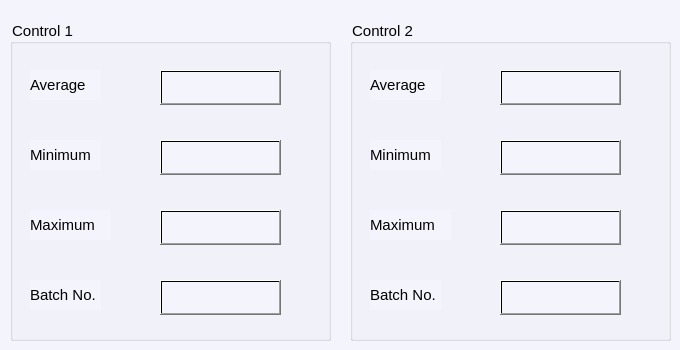
      <widget class="QWidget" name="tab_8">
       <property name="styleSheet">
        <string notr="true">background-color: #f4f4fc;</string>
       </property>
       <attribute name="title">
        <string>Control</string>
       </attribute>
       <widget class="QGroupBox" name="groupBox_4">
        <property name="geometry">
         <rect>
          <x>10</x>
          <y>20</y>
          <width>321</width>
          <height>321</height>
         </rect>
        </property>
        <property name="font">
         <font>
          <pointsize>11</pointsize>
         </font>
        </property>
        <property name="styleSheet">
         <string notr="true">background-color: #f4f4fc;</string>
        </property>
        <property name="title">
         <string>Control 1</string>
        </property>
        <widget class="QLineEdit" name="lineEdit_21">
         <property name="geometry">
          <rect>
           <x>150</x>
           <y>50</y>
           <width>121</width>
           <height>35</height>
          </rect>
         </property>
         <property name="font">
          <font>
           <pointsize>11</pointsize>
          </font>
         </property>
        </widget>
        <widget class="QLabel" name="label_35">
         <property name="geometry">
          <rect>
           <x>20</x>
           <y>50</y>
           <width>71</width>
           <height>30</height>
          </rect>
         </property>
         <property name="font">
          <font>
           <pointsize>11</pointsize>
          </font>
         </property>
         <property name="text">
          <string>Average</string>
         </property>
         <property name="buddy">
          <cstring>lineEdit_21</cstring>
         </property>
        </widget>
        <widget class="QLabel" name="label_37">
         <property name="geometry">
          <rect>
           <x>20</x>
           <y>120</y>
           <width>71</width>
           <height>30</height>
          </rect>
         </property>
         <property name="font">
          <font>
           <pointsize>11</pointsize>
          </font>
         </property>
         <property name="text">
          <string>Minimum</string>
         </property>
         <property name="buddy">
          <cstring>lineEdit_23</cstring>
         </property>
        </widget>
        <widget class="QLineEdit" name="lineEdit_23">
         <property name="geometry">
          <rect>
           <x>150</x>
           <y>120</y>
           <width>121</width>
           <height>35</height>
          </rect>
         </property>
         <property name="font">
          <font>
           <pointsize>11</pointsize>
          </font>
         </property>
        </widget>
        <widget class="QLabel" name="label_41">
         <property name="geometry">
          <rect>
           <x>20</x>
           <y>260</y>
           <width>71</width>
           <height>30</height>
          </rect>
         </property>
         <property name="font">
          <font>
           <pointsize>11</pointsize>
          </font>
         </property>
         <property name="text">
          <string>Batch No.</string>
         </property>
         <property name="buddy">
          <cstring>lineEdit_26</cstring>
         </property>
        </widget>
        <widget class="QLineEdit" name="lineEdit_26">
         <property name="geometry">
          <rect>
           <x>150</x>
           <y>260</y>
           <width>121</width>
           <height>35</height>
          </rect>
         </property>
         <property name="font">
          <font>
           <pointsize>11</pointsize>
          </font>
         </property>
        </widget>
        <widget class="QPushButton" name="pushButton_136">
         <property name="geometry">
          <rect>
           <x>150</x>
           <y>50</y>
           <width>121</width>
           <height>35</height>
          </rect>
         </property>
         <property name="styleSheet">
          <string notr="true">background:qlineargradient(spread:pad, x1:0, y1:0, x2:1, y2:0, stop:0 rgba(0, 0, 0, 0), stop:1 rgba(0,0,0,0))</string>
         </property>
         <property name="text">
          <string/>
         </property>
        </widget>
        <widget class="QPushButton" name="pushButton_137">
         <property name="geometry">
          <rect>
           <x>150</x>
           <y>120</y>
           <width>121</width>
           <height>35</height>
          </rect>
         </property>
         <property name="styleSheet">
          <string notr="true">background:qlineargradient(spread:pad, x1:0, y1:0, x2:1, y2:0, stop:0 rgba(0, 0, 0, 0), stop:1 rgba(0,0,0,0))</string>
         </property>
         <property name="text">
          <string/>
         </property>
        </widget>
        <widget class="QPushButton" name="pushButton_138">
         <property name="geometry">
          <rect>
           <x>150</x>
           <y>260</y>
           <width>121</width>
           <height>35</height>
          </rect>
         </property>
         <property name="styleSheet">
          <string notr="true">background:qlineargradient(spread:pad, x1:0, y1:0, x2:1, y2:0, stop:0 rgba(0, 0, 0, 0), stop:1 rgba(0,0,0,0))</string>
         </property>
         <property name="text">
          <string/>
         </property>
        </widget>
        <widget class="QLineEdit" name="lineEdit_141">
         <property name="geometry">
          <rect>
           <x>150</x>
           <y>190</y>
           <width>121</width>
           <height>35</height>
          </rect>
         </property>
         <property name="font">
          <font>
           <pointsize>11</pointsize>
          </font>
         </property>
         <property name="text">
          <string/>
         </property>
        </widget>
        <widget class="QPushButton" name="pushButton_218">
         <property name="geometry">
          <rect>
           <x>150</x>
           <y>190</y>
           <width>121</width>
           <height>35</height>
          </rect>
         </property>
         <property name="styleSheet">
          <string notr="true">background:qlineargradient(spread:pad, x1:0, y1:0, x2:1, y2:0, stop:0 rgba(0, 0, 0, 0), stop:1 rgba(0,0,0,0))</string>
         </property>
         <property name="text">
          <string/>
         </property>
        </widget>
        <widget class="QLabel" name="label_187">
         <property name="geometry">
          <rect>
           <x>20</x>
           <y>190</y>
           <width>81</width>
           <height>30</height>
          </rect>
         </property>
         <property name="font">
          <font>
           <pointsize>11</pointsize>
          </font>
         </property>
         <property name="text">
          <string>Maximum</string>
         </property>
         <property name="buddy">
          <cstring>lineEdit_23</cstring>
         </property>
        </widget>
       </widget>
       <widget class="QGroupBox" name="groupBox_5">
        <property name="geometry">
         <rect>
          <x>350</x>
          <y>20</y>
          <width>321</width>
          <height>321</height>
         </rect>
        </property>
        <property name="font">
         <font>
          <pointsize>11</pointsize>
         </font>
        </property>
        <property name="styleSheet">
         <string notr="true">background-color: #f4f4fc;</string>
        </property>
        <property name="title">
         <string>Control 2</string>
        </property>
        <widget class="QLineEdit" name="lineEdit_25">
         <property name="geometry">
          <rect>
           <x>150</x>
           <y>50</y>
           <width>121</width>
           <height>35</height>
          </rect>
         </property>
         <property name="font">
          <font>
           <pointsize>11</pointsize>
          </font>
         </property>
        </widget>
        <widget class="QLabel" name="label_39">
         <property name="geometry">
          <rect>
           <x>20</x>
           <y>50</y>
           <width>71</width>
           <height>30</height>
          </rect>
         </property>
         <property name="font">
          <font>
           <pointsize>11</pointsize>
          </font>
         </property>
         <property name="text">
          <string>Average</string>
         </property>
         <property name="buddy">
          <cstring>lineEdit_25</cstring>
         </property>
        </widget>
        <widget class="QLabel" name="label_40">
         <property name="geometry">
          <rect>
           <x>20</x>
           <y>120</y>
           <width>71</width>
           <height>30</height>
          </rect>
         </property>
         <property name="font">
          <font>
           <pointsize>11</pointsize>
          </font>
         </property>
         <property name="text">
          <string>Minimum</string>
         </property>
         <property name="buddy">
          <cstring>lineEdit_28</cstring>
         </property>
        </widget>
        <widget class="QLineEdit" name="lineEdit_28">
         <property name="geometry">
          <rect>
           <x>150</x>
           <y>120</y>
           <width>121</width>
           <height>35</height>
          </rect>
         </property>
         <property name="font">
          <font>
           <pointsize>11</pointsize>
          </font>
         </property>
        </widget>
        <widget class="QLabel" name="label_43">
         <property name="geometry">
          <rect>
           <x>20</x>
           <y>260</y>
           <width>71</width>
           <height>30</height>
          </rect>
         </property>
         <property name="font">
          <font>
           <pointsize>11</pointsize>
          </font>
         </property>
         <property name="text">
          <string>Batch No.</string>
         </property>
         <property name="buddy">
          <cstring>lineEdit_29</cstring>
         </property>
        </widget>
        <widget class="QLineEdit" name="lineEdit_29">
         <property name="geometry">
          <rect>
           <x>150</x>
           <y>260</y>
           <width>121</width>
           <height>35</height>
          </rect>
         </property>
         <property name="font">
          <font>
           <pointsize>11</pointsize>
          </font>
         </property>
        </widget>
        <widget class="QPushButton" name="pushButton_139">
         <property name="geometry">
          <rect>
           <x>150</x>
           <y>50</y>
           <width>121</width>
           <height>35</height>
          </rect>
         </property>
         <property name="styleSheet">
          <string notr="true">background:qlineargradient(spread:pad, x1:0, y1:0, x2:1, y2:0, stop:0 rgba(0, 0, 0, 0), stop:1 rgba(0,0,0,0))</string>
         </property>
         <property name="text">
          <string/>
         </property>
        </widget>
        <widget class="QPushButton" name="pushButton_140">
         <property name="geometry">
          <rect>
           <x>150</x>
           <y>120</y>
           <width>121</width>
           <height>35</height>
          </rect>
         </property>
         <property name="styleSheet">
          <string notr="true">background:qlineargradient(spread:pad, x1:0, y1:0, x2:1, y2:0, stop:0 rgba(0, 0, 0, 0), stop:1 rgba(0,0,0,0))</string>
         </property>
         <property name="text">
          <string/>
         </property>
        </widget>
        <widget class="QPushButton" name="pushButton_141">
         <property name="geometry">
          <rect>
           <x>150</x>
           <y>260</y>
           <width>121</width>
           <height>35</height>
          </rect>
         </property>
         <property name="styleSheet">
          <string notr="true">background:qlineargradient(spread:pad, x1:0, y1:0, x2:1, y2:0, stop:0 rgba(0, 0, 0, 0), stop:1 rgba(0,0,0,0))</string>
         </property>
         <property name="text">
          <string/>
         </property>
        </widget>
        <widget class="QLabel" name="label_188">
         <property name="geometry">
          <rect>
           <x>20</x>
           <y>190</y>
           <width>81</width>
           <height>30</height>
          </rect>
         </property>
         <property name="font">
          <font>
           <pointsize>11</pointsize>
          </font>
         </property>
         <property name="text">
          <string>Maximum</string>
         </property>
         <property name="buddy">
          <cstring>lineEdit_23</cstring>
         </property>
        </widget>
        <widget class="QLineEdit" name="lineEdit_142">
         <property name="geometry">
          <rect>
           <x>150</x>
           <y>190</y>
           <width>121</width>
           <height>35</height>
          </rect>
         </property>
         <property name="font">
          <font>
           <pointsize>11</pointsize>
          </font>
         </property>
        </widget>
        <widget class="QPushButton" name="pushButton_219">
         <property name="geometry">
          <rect>
           <x>150</x>
           <y>190</y>
           <width>121</width>
           <height>35</height>
          </rect>
         </property>
         <property name="styleSheet">
          <string notr="true">background:qlineargradient(spread:pad, x1:0, y1:0, x2:1, y2:0, stop:0 rgba(0, 0, 0, 0), stop:1 rgba(0,0,0,0))</string>
         </property>
         <property name="text">
          <string/>
         </property>
        </widget>
       </widget>
      </widget>
